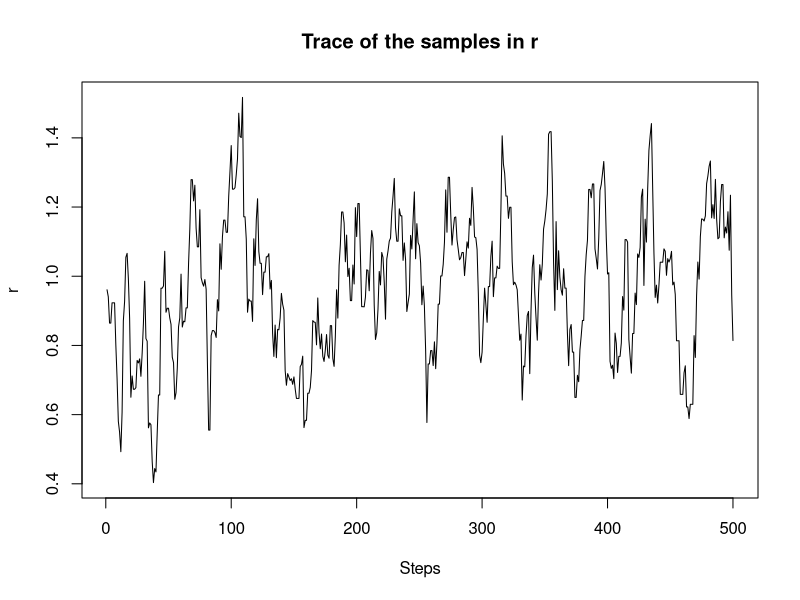
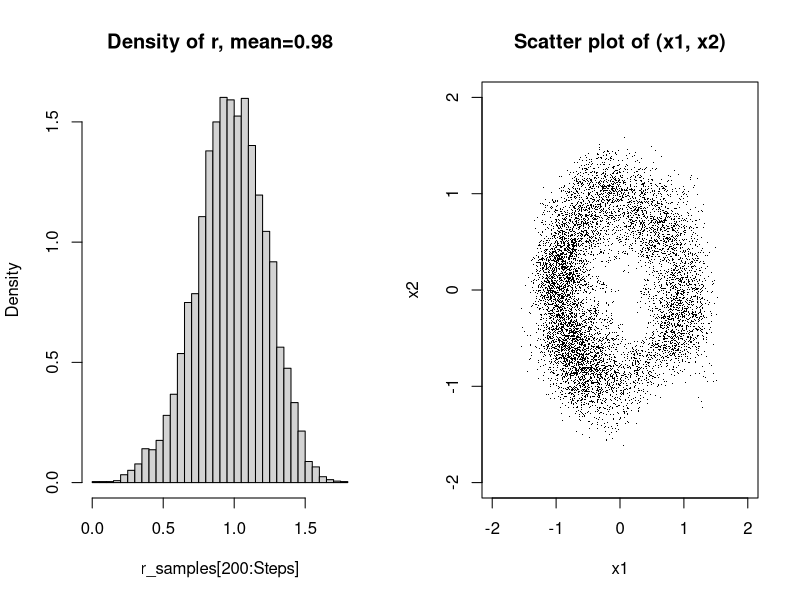

These figures' R source, in order:
# Initial values
#set.seed(123)
Steps = 10000
plot_max = 500
thetas_r = rep(NA, Steps)
thetas_phi = rep(NA, Steps)

# Target distribution in r and phi
# Target distribution in r (up to a constant factor)
p_r = function(r) {
  return (dnorm(r, mean = 1, sd = 0.25))
}

# Proposal distribution standard deviations
proposal_sd_r = 0.1
proposal_sd_phi = 0.1

# Initial values for r and phi
r = 1
phi = 0

for (t in 1:Steps) {
  # Propose new values
  r_star = r + rnorm(1, mean = 0, sd = proposal_sd_r)
  phi_star = phi + rnorm(1, mean = 0, sd = proposal_sd_phi)
  
  # Reflect phi_star within [0, 2*pi]
  phi_star = phi_star %% (2 * pi)
  
  # Compute the acceptance probability
  if (r_star > 0) {  # Ensure r_star is within valid range
    A = min(1, p_r(r_star) / p_r(r))
  } else {
    A = 0
  }
  
  # Accept or reject the new values
  if (runif(1) < A) {
    r = r_star
    phi = phi_star
  }
  
  # Store the samples
  thetas_r[t] = r
  thetas_phi[t] = phi
}

# Transform r and phi to x and y
x = thetas_r * cos(thetas_phi)
y = thetas_r * sin(thetas_phi)

# Plot the trace of the samples in r
plot(1:plot_max, thetas_r[1:plot_max], type = "l", xlab = "Steps", ylab = "r", main="Trace of the samples in r")

par(mfrow=c(1,2))
# Plot the histogram of r
r_samples = sqrt(x^2 + y^2)
hist(r_samples[200:Steps], main = paste0("Density of r, mean=",round(mean(r_samples),2)), freq=FALSE, breaks = 30)
# Scatter plot of (x1, x2)
plot(x, y, main = "Scatter plot of (x1, x2)", xlab = "x1", ylab = "x2", pch='.', 
     xlim=c(-2,2), ylim=c(-2,2))
par(mfrow=c(1,1))


mean(thetas_r[200:Steps])
sd(thetas_r[200:Steps])
